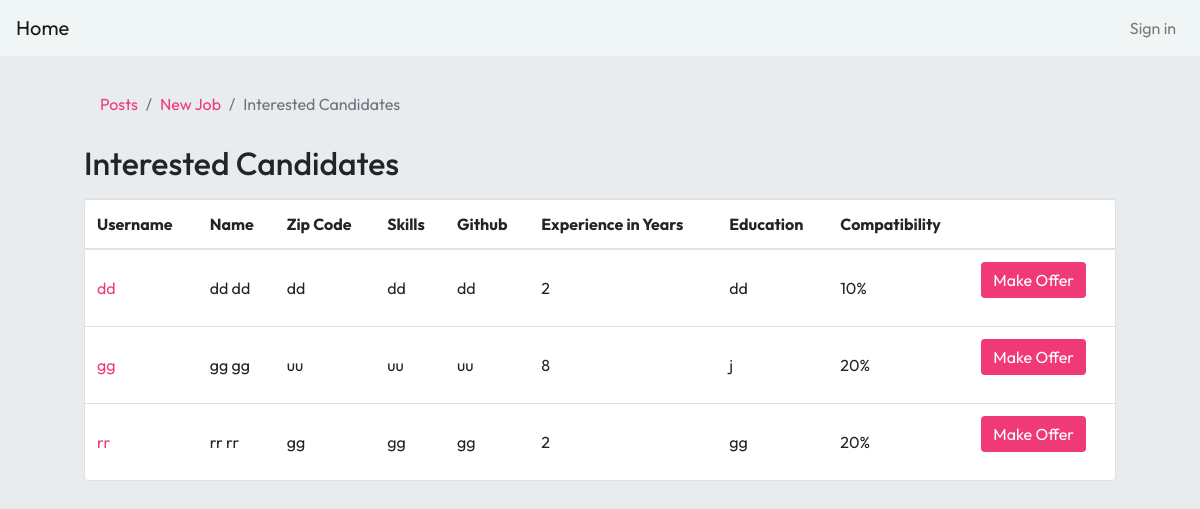
Page /posts/1/candidates/ on the committed database.
### users/models.py (models this page shows, shortened)
class Post(models.Model):
    creator = models.ForeignKey(User, on_delete=models.CASCADE)
    title = models.CharField(max_length=100)
    position_type = models.CharField(choices=[('Full Time', 'FT'), ('Part Time', 'PT')], max_length=10)
    location = models.CharField(max_length=100)
    skills = models.CharField(max_length=200)
    description = models.TextField(max_length=500)
    company = models.CharField(max_length=100)
    expiration_date = models.DateField()
    interested_candidates = models.ManyToManyField(Candidate, blank=True)

class Candidate(models.Model):
    user = models.OneToOneField(User, on_delete=models.CASCADE, primary_key=True)
    profile_bio = models.TextField(max_length=500)
    zip_code = models.CharField(max_length=20)
    skills = models.CharField(max_length=200)
    github = models.CharField(max_length=50, blank=True)
    years_of_experience = models.IntegerField()
    education = models.CharField(max_length=200, blank=True)

class User(AbstractUser):
    is_candidate = models.BooleanField(default=False)
    is_recruiter = models.BooleanField(default=False)

### users/views.py (the view)
# urls.py: path('<int:pk>/candidates/', InterestedCanidatesList.as_view(), name='interested-candidates'),
class InterestedCanidatesList(DetailView):
    model = Post
    template_name = 'users/posts/candidates.html'

### users/templates/users/posts/candidates.html
{% extends 'users/base.html' %}
{% load compatibility %}
{% block content %}
  <nav aria-label="breadcrumb">
    <ol class="breadcrumb">
      <li class="breadcrumb-item" aria-current="page"><a href="{% url 'list-posts' %}">Posts</a></li>
      <li class="breadcrumb-item active" aria-current="page"><a href="{% url 'post-detail' post.pk %}">{{ post.title }}</a></li>
      <li class="breadcrumb-item active" aria-current="page">Interested Candidates</li>
    </ol>
  </nav>
  <h2 class="mb-3">Interested Candidates</h2>
  <div class="card">
    <table class="table mb-0">
      <thead>
        <tr>
          <th>Username</th>
          <th>Name</th>
          <th>Zip Code</th>
          <th>Skills</th>
          <th>Github</th>
          <th>Experience in Years</th>
          <th>Education</th>
          <th>Compatibility</th>
          <th></th>
        </tr>
      </thead>
      <tbody>
        {% for candidate in post.interested_candidates.all %}
        {% with 1 as compatibility %}
        {% with 3 as compatibility2 %}
          <tr>
            <td class="align-middle"><a href="{% url 'candidate-detail' candidate.user %}">{{ candidate.user }}</a></td>
            <td class="align-middle">{{ candidate.user.get_full_name }}</td>
            <td class="align-middle">{{ candidate.zip_code }}</td>
            <td class="align-middle">{{ candidate.skills }}</td>
            <td class="align-middle">{{ candidate.github }}</td>
            <td class="align-middle">{{ candidate.years_of_experience }}</td>
            <td class="align-middle">{{ candidate.education }}</td>
            <td class="align-middle">{{ candidate|cpt:post }}</td>
            <td class="align-middle"><a href="{% url 'make-offer' post.pk candidate.user %}" class="btn btn-custom-primary mb-3" role="button">Make Offer</a></td>
          </tr>
        {% endwith %}
        {% endwith %}
        {% empty %}
          <tr>
            <td class="bg-light text-center font-italic" colspan="7">There are no interested candidates yet.</td>
          </tr>
        {% endfor %}
      </tbody>
    </table>
{% endblock %}

### users/templates/users/base.html (shortened to what this page needs)
<!doctype html>
{% load static %}
<html lang="en">
<head>
    <link rel="stylesheet" href="https://maxcdn.bootstrapcdn.com/bootstrap/4.0.0/css/bootstrap.min.css">
	<link rel="stylesheet" href="https://use.fontawesome.com/releases/v5.8.2/css/all.css">
    <link rel="stylesheet" href="{% static 'index.css' %}">
</head>
<div class="full-container">
    <nav class="navbar navbar-expand-md navbar-light nav w-100" style="background-color: #f0f5f5">
        <a href="/" class="navbar-brand">Home</a>
        <div class="collapse navbar-collapse" id="navbarCollapse">
            <div class="navbar-nav ml-auto">
                {% if user.is_authenticated %}
                <a href="{% url 'dashboard' %}" class="nav-item nav-link">Profile</a>
                <a href="{% url 'list-posts' %}" class="nav-item nav-link">Posts</a>
                <a href="{% url 'logout' %}" class="nav-item nav-link">Logout</a>
                {% else %}
                <a href="{% url 'login' %}" class="nav-item nav-link">Sign in</a>
                {% endif %}
            </div>
        </div>
    </nav>
    <div class="content-container">
        {% block content %}{% endblock %}
    </div>
</div>
</body>
</html>

### users/static/components/root.css (style rules this page uses)
:root { --td-pink: #ef3a76; --border-radius: 5px; --header-height: 50px; --loudness-width: 0; --comfort-width: 0; --natlight-width: 0; --outlet-width: 0; --result-margin-bottom: 20px; }
h1, h2, h3, h4, h5, h6, p { margin: 0; font-family: Outfit, sans-serif; }
a { text-decoration: none; }
a:link { text-decoration: none; }
.w-100 { width: 100% !important; }

### users/static/components/home.css (style rules this page uses)
.full-container { width: 100%; min-height: 100vh; }
.content-container { width: 100%; min-height: 100vh; padding-top: 80px; padding-inline: 7%; background-color: #e9ecef; }
a { color: #ef3a76; }
.nav { position: absolute; top: 0; }

### users/static/components/button.css (style rules this page uses)
.btn-custom-primary { outline: none; color: white; background-color: #ef3a76; border: none; transition: box-shadow 250ms, background-color 250ms; }

### rows in the picture
Post: title "New Job"
Candidate: user "dd", user.get_full_name "dd dd", zip_code "dd", skills "dd", github "dd", years_of_experience "2", education "dd", skills+profile_bio "10%"
Candidate: user "gg", user.get_full_name "gg gg", zip_code "uu", skills "uu", github "uu", years_of_experience "8", education "j", skills+profile_bio "20%"
Candidate: user "rr", user.get_full_name "rr rr", zip_code "gg", skills "gg", github "gg", years_of_experience "2", education "gg", skills+profile_bio "20%"
